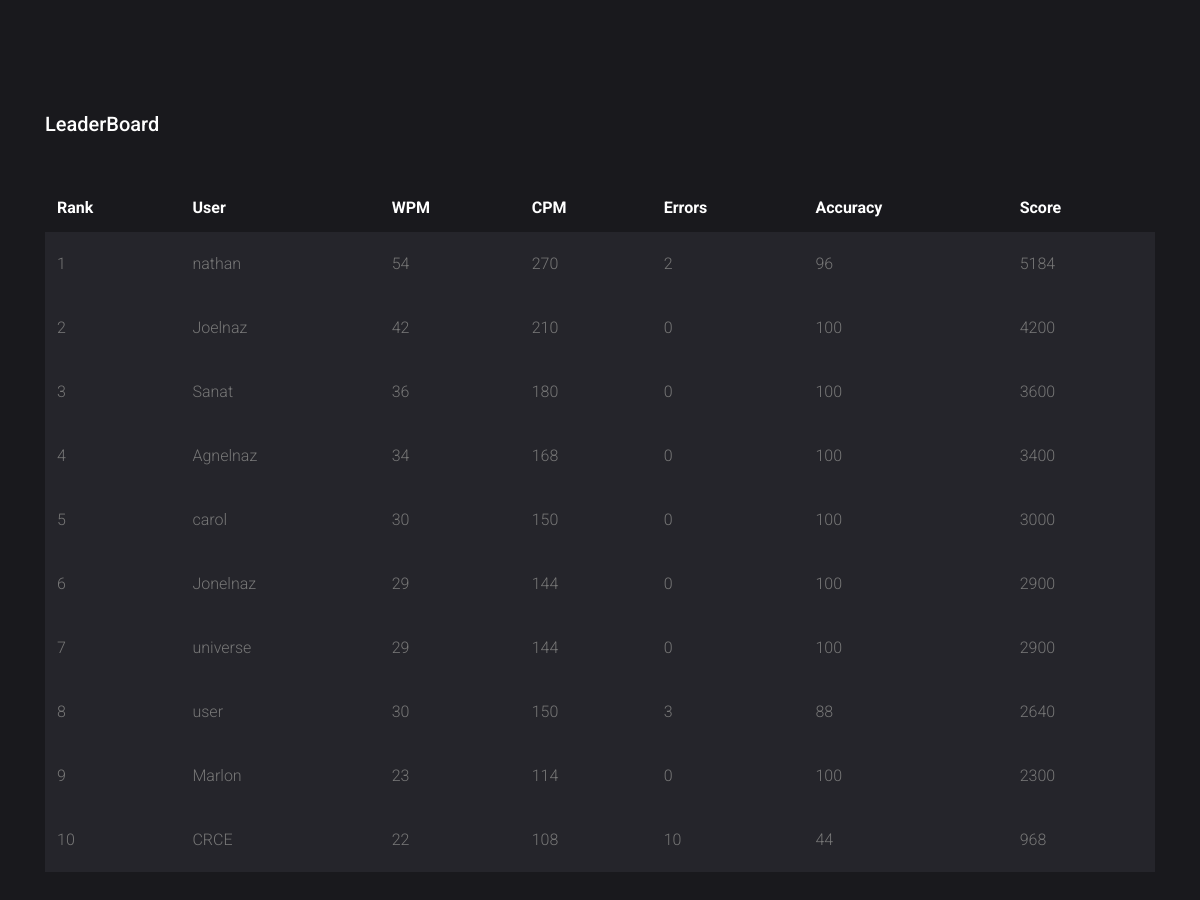
The app's page /authenticate/rank with its own data.
### authenticate/models.py (models this page shows)
class User(models.Model):
    id = models.AutoField(primary_key=True)
    uname = models.CharField(max_length=30 , null=True)
    email = models.CharField(max_length=30 , null=True)
    passw = models.CharField(max_length=30 , null=True)
    wpm = models.IntegerField(null=True)
    cpm = models.IntegerField(null=True)
    accu = models.IntegerField(null=True)
    score = models.IntegerField(null=True)
    errors =models.IntegerField(null=True)

### authenticate/views.py (the view)
# urls.py: path("rank",views.rank,name="rank")
def rank(request):
    user = User.objects.all().order_by('-score')
    return render(request, "authenticate/rank.html", {'User':user})

### authenticate/templates/authenticate/rank.html (shortened to what this page needs)
{% load static %}
<!doctype html>
<html lang="en">
  <head>
    <link rel="stylesheet" href="{%static 'authenticate/rbootstrap.min.css' %}">
    <link rel="stylesheet" href="{%static 'authenticate/rstyle.css' %}">
  </head>
  <body>
  <div class="content">
    <div class="container">
      <h2 class="mb-5">LeaderBoard</h2>
      <div class="table-responsive custom-table-responsive">
        <table class="table custom-table">
          <thead>
              <th scope="col">Rank</th>
              <th scope="col">User</th>
              <th scope="col">WPM</th>
              <th scope="col">CPM</th>
              <th scope="col">Errors</th>
              <th scope="col">Accuracy</th>
              <th scope="col">Score</th>
          </thead>
          <tbody>
            {%for result in User%}
            <tr>
              <td></td>
              <td>
                {{result.uname}}
              </td>
              <td>
                {{result.wpm}}
              </td>
              <td>
                {{result.cpm}}
              </td>
              <td>
                {{result.errors}}
              </td>
              <td>
                {{result.accu}}
              </td>
              <td>
                {{result.score}}
              </td>
            </tr>
            {% endfor %}
          </tbody>
        </table>
      </div>
    </div>
  </div>
  </body>
</html>

### authenticate/static/authenticate/rstyle.css (style rules this page uses)
body { font-family: "Roboto", -apple-system, BlinkMacSystemFont, "Segoe UI", Roboto, "Helvetica Neue", Arial, "Noto Sans", sans-serif, "Apple Color Emoji", "Segoe UI Emoji", "Segoe UI Symbol", "Noto Color Emoji"; background-color: #19191d; counter-reset: Serial; font-weight: 300; }
h1, h2, h3, h4, h5, h6, .h1, .h2, .h3, .h4, .h5, .h6 { font-family: "Roboto", -apple-system, BlinkMacSystemFont, "Segoe UI", Roboto, "Helvetica Neue", Arial, "Noto Sans", sans-serif, "Apple Color Emoji", "Segoe UI Emoji", "Segoe UI Symbol", "Noto Color Emoji"; }
td:first-child:before { counter-increment: Serial; content: counter(Serial); }
.content { padding: 7rem 0; }
h2 { font-size: 20px; color: #fff; }
.custom-table { min-width: 900px; }
.custom-table thead tr, .custom-table thead th { border-top: none; border-bottom: none !important; color: #fff; }
.custom-table tbody th, .custom-table tbody td { color: #777; font-weight: 400; padding-bottom: 20px; padding-top: 20px; font-weight: 300; }
.custom-table tbody tr:not(.spacer) { border-radius: 7px; overflow: hidden; -webkit-transition: .3s all ease; -o-transition: .3s all ease; transition: .3s all ease; }
.custom-table tbody tr th, .custom-table tbody tr td { background: #25252b; border: none; -webkit-transition: .3s all ease; -o-transition: .3s all ease; transition: .3s all ease; }
.custom-table tbody tr th:first-child, .custom-table tbody tr td:first-child { border-top-left-radius: 0px; border-bottom-left-radius: 0px; }
.custom-table tbody tr th:last-child, .custom-table tbody tr td:last-child { border-top-right-radius: 0px; border-bottom-right-radius: 0px; }

### records on screen
User: uname "nathan", wpm "54", cpm "270", errors "2", accu "96", score "5184"
User: uname "Joelnaz", wpm "42", cpm "210", errors "0", accu "100", score "4200"
User: uname "Sanat", wpm "36", cpm "180", errors "0", accu "100", score "3600"
User: uname "Agnelnaz", wpm "34", cpm "168", errors "0", accu "100", score "3400"
User: uname "carol", wpm "30", cpm "150", errors "0", accu "100", score "3000"
User: uname "Jonelnaz", wpm "29", cpm "144", errors "0", accu "100", score "2900"
User: uname "universe", wpm "29", cpm "144", errors "0", accu "100", score "2900"
User: uname "user", wpm "30", cpm "150", errors "3", accu "88", score "2640"
User: uname "Marlon", wpm "23", cpm "114", errors "0", accu "100", score "2300"
User: uname "CRCE", wpm "22", cpm "108", errors "10", accu "44", score "968"
